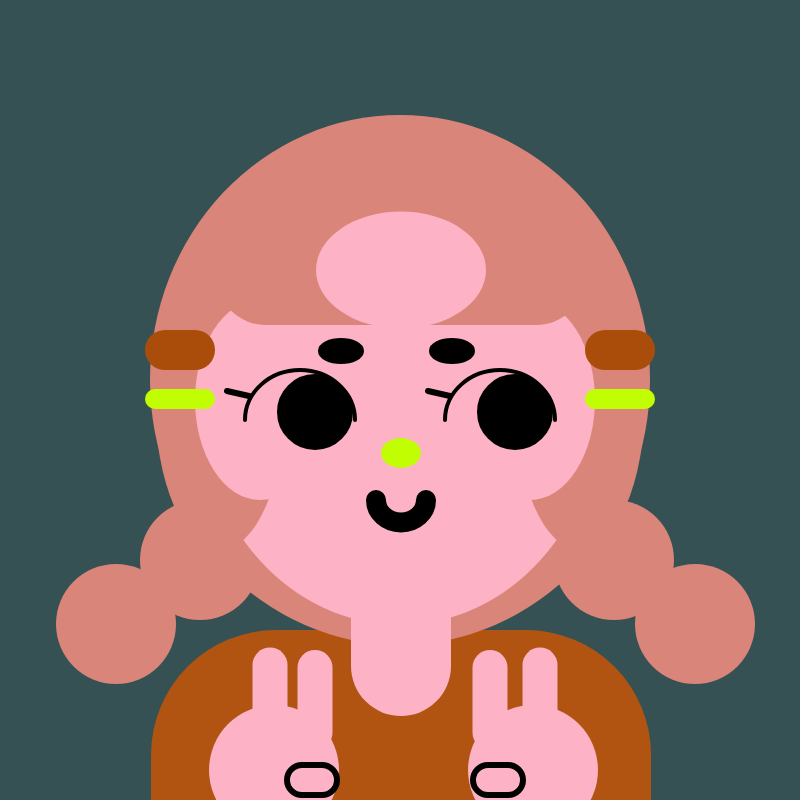
Frame 1 (no input)
Frame 60 (no input): identical to frame 1, image omitted
Frame 120 (the mouse pressed at the canvas centre since frame 60): identical to frame 1, image omitted

The p5.js sketch that drew this single still picture (run headless with seeded random() and noise() and a simulated clock; from frame 60 on, the mouse is pressed at the canvas centre):

// p5.js sketch
// ── sketch.js
/*********************************************************
Code Self Portrait
by Dana Capistrano

A self portraid made entirely in p5.js simple shapes

----------------------------------------------------------
Notes: I think I shoulve have used for... loops for some parts that are repetitive,
but i could not figure out how to do for loops that are diagonal?

*********************************************************/
// Global
var braidnum =3;
var braidX=200;
var braidY=560;

function setup() {
  createCanvas(800, 800);
  ellipseMode(CENTER);
  rectMode(CENTER);
  //debugging text
  textSize(24);
  textAlign(LEFT);
}

function draw() {
  background('#365154');  
  //sweater features
  drawsweater();
  //hair behind head
    drawbackhair();
  drawleftbraids();
  drawrightbraids();
  //facial features
  drawhead();
  drawnose();
  drawmouth();
  drawneck();
  drawears();
  //hair in front of head
  drawfringe();
  drawfringecut();
  drawbangs();
  drawclips();
  //eyes
  draweyes();
  draweyebrows();
  //hands
  drawhands();
}

// drawing head
function drawhead() {
  noStroke();
  fill('#fdb2c5');
  ellipse(width / 2, height / 2, 400, 450);
}
function drawears(){
  noStroke();
  fill('#fdb2c5');
  //right ear
  arc (210,420,100,100, PI / 2, 3 * PI/2);
  //left ear
  arc (590,420,100,100, 3*PI/2, PI/2);
}
function draweyes() {
  //both eyelids
  noFill();
  stroke(0);
  strokeWeight(4);
  arc(300, 420, 110, 100, PI, 0);
  arc(500, 420, 110, 100, PI, 0);
  //eyelashes
  strokeWeight(6);
  line(249, 396, 227, 391);
  line(450, 396, 428, 391);
  //left pupil
  fill(0);
  circle(315, 412, 70);
  //right pupil
  circle(515, 412, 70);
}
function draweyebrows(){
  fill (0);
  ellipse (341,351,40,20);
  ellipse (452,351,40,20);
}
function drawnose() {
  noStroke();
  fill('#c1fe03');
  ellipse(401, 453, 40, 30);
}
function drawmouth() {
  stroke(0);
  noFill();
  strokeWeight(20);
  arc(401, 500, 50, 45, 0, PI);
}
function drawneck() {
  noStroke();
  fill('#fdb2c5');
  rect(401, 666, 100, 100, 0, 0, 70, 70);
}
//drawing clothes
function drawsweater() {
  noStroke();
  fill('#b15412');
  rect(401, 755, 500, 250, 500, 400, 0, 0);
}
//drawing hair
function drawbangs(){
  noStroke();
  fill('#d98579');
  rect (401, 250,370,150,50);
  //cut out in bangs
  fill('#fdb2c5');
  ellipse(401,270, 170,117);
}
function drawfringe(){
  noStroke();
  fill('#d98579');
  ellipse (220,height/2,130,300);
  ellipse (580, height/2,130,300);
}
function drawfringecut(){
  noStroke();
  fill ('#fdb2c5');
  ellipse (260,height/2,130,200);
  ellipse (530, height/2,130,200);
}
function drawbackhair(){
  noStroke();
  fill('#d98579');
  ellipse(width / 2, height / 2 - 20, 500, 530);
}
function drawleftbraids(){
  noStroke();
  fill('#d98579');
  circle(200,560,120);
  circle (116,624,120);
}
function drawrightbraids(){
  noStroke();
  fill('#d98579');
  circle (614,560,120);
  circle (695,624,120);
}
//hair clips
function drawclips(){
  //orange clips
  fill('#aa4d0a');
  rect (180,350,70,40,40);
  rect (620,350,70,40,40);
  //green clips
  fill ('#c1fe03');
  rect (180,399,70,20,40);
  rect (620,399,70,20,40);
}
//hand drawings
function drawhands(){
  noStroke();
  fill('#fdb2c5');
  //palms
  circle(274,770,130);
  circle(533,770,130);
  //peace fingers
  rect (315,700,35,100,20);
  rect (270,690,35,85,20);
  rect (490,700,35,100,20);
  rect (540,690,35,85,20);
  //thumbs
  stroke(0);
    rect(312,780,50,30,20);
  rect (498,780,50,30,20)};
